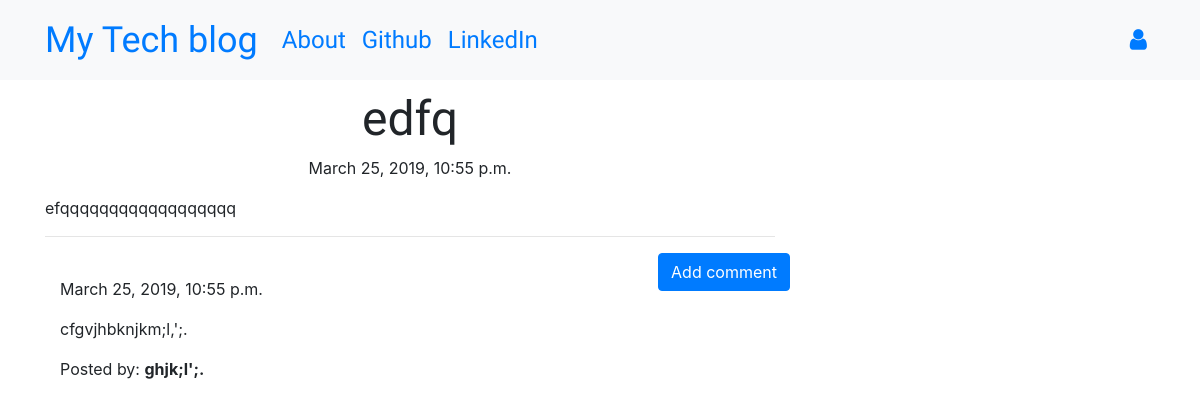
Screenshot of /post/3 with the database file from the repository.
### blog/models.py (models this page shows, shortened)
class Post(models.Model):
    author = models.ForeignKey('auth.User',on_delete=models.CASCADE)
    title = models.CharField(max_length=200)
    text = models.TextField()
    created_date = models.DateTimeField(default=timezone.now)
    published_date = models.DateTimeField(blank=True, null=True)

class Comment(models.Model):
    post = models.ForeignKey('blog.Post', related_name='comments',on_delete=models.CASCADE)
    author = models.CharField(max_length=200)
    text = models.TextField()
    created_date = models.DateTimeField(default=timezone.now)
    approved_comment = models.BooleanField(default=False)

### blog/views.py (the view)
# urls.py: path('post/<int:pk>', views.PostDetailView.as_view(), name='post_detail'),
class PostDetailView(DetailView):
    model=Post

### blog/templates/blog/post_detail.html (shortened to what this page needs)
{% extends 'blog/base.html' %}
{% block content %}
        <h1 class='posttitle loader'>{{ post.title }}</h1>
        {% if post.published_date %}
            <div class="date postdate">
                {{ post.published_date }}
            </div>
        {% else %}
            <a class="btn btn-outline-dark" href="{% url 'post_publish' pk=post.pk %}">Publish</a>
        {% endif %}
      <p class='postcontent' >{{ post.text|safe|linebreaksbr }}</p>
  <hr>
  <a class="btn btn-primary btn-comment" href="{% url 'add_comment_to_post' pk=post.pk %}">Add comment</a>
  <div class="container">
  {% for comment in post.comments.all %}
  <br>
      {% if user.is_authenticated or comment.approved_comment %}
              {{ comment.created_date }}
          <p>{{ comment.text|safe|linebreaks }}</p>
          <p>Posted by: <strong>{{ comment.author }}</strong></p>
      {% endif %}
  {% empty %}
      <p>No comments posted.</p>
  {% endfor %}
</div>
{% endblock %}

### blog/static/css/blog.css (style rules this page uses)
.postdate { text-align: center; }
.posttitle { font-family: 'Russo One', sans-serif; font-size: 3em; text-align: center; }
.postcontent { font-family: 'Montserrat'; font-size: 1.5em; }
.btn-comment { position: absolute; right: 0px; }
.loader { filter:hue-rotate(0deg); color: linear-gradient(45deg,#0f8,#08f); animation:hue 5000ms infinite linear; }

### rows the page displays
Post: title "edfq", published_date "March 25, 2019, 10:55 p.m.", text "efqqqqqqqqqqqqqqqqqq"
Comment: created_date "March 25, 2019, 10:55 p.m.", text "cfgvjhbknjkm;l,';.", author "ghjk;l';."
